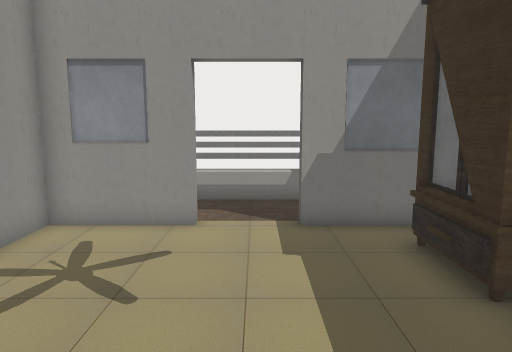
[1] (above)

20 first-person views from a walk through a 3-D level made in the Unity game engine. The camera is 1.3 m above the floor, tilts 8° down and sees 70° across. The floor is counted in squares, 0.5 m on a side. Each view is taken from the middle of a square. On the plan, view 1 faces up. The plan holds only what a view shows up to about 20 squares ahead; the rest is blank. The place goes on beyond the plan. The player is left out. Door leaves are left out, so doorways stand open. Some surface patterns are stand-ins.

[2]
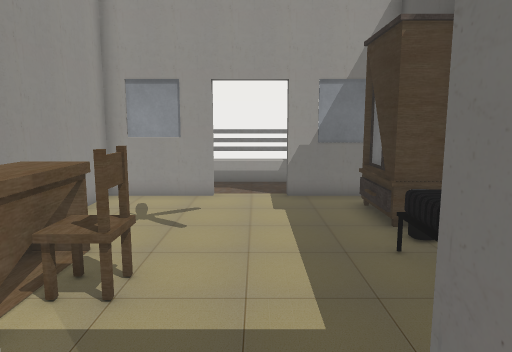

[3]
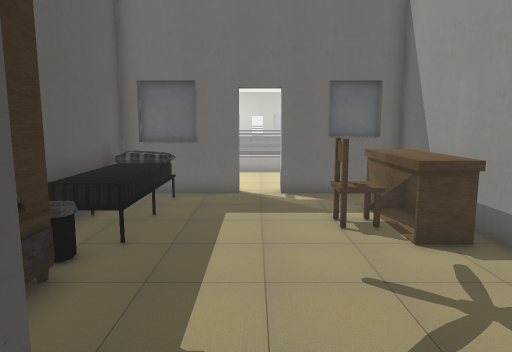

[4]
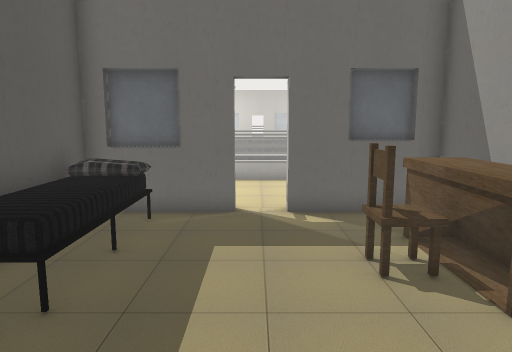

[5]
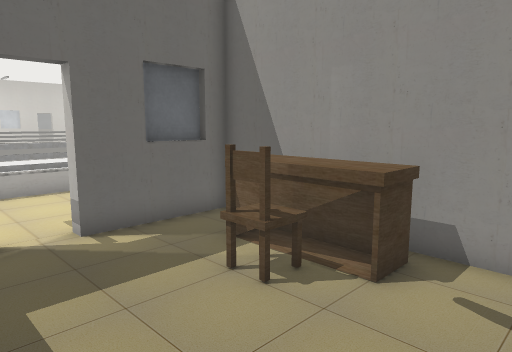

[6]
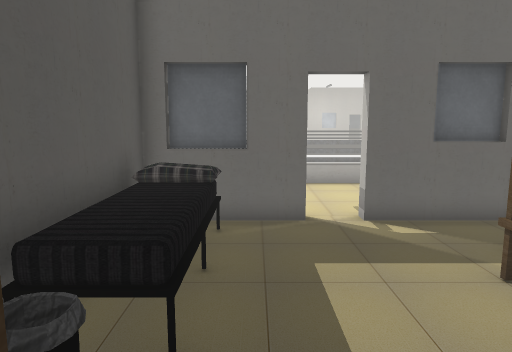

[7]
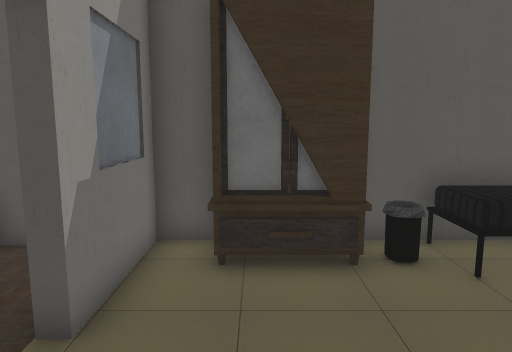

[8]
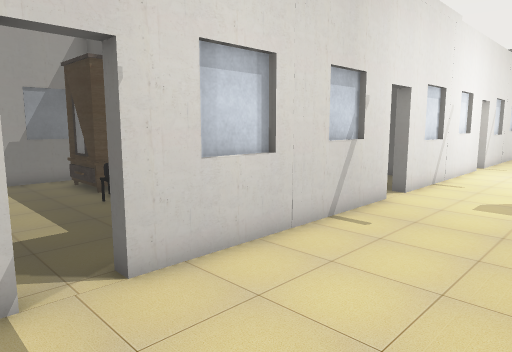

[9]
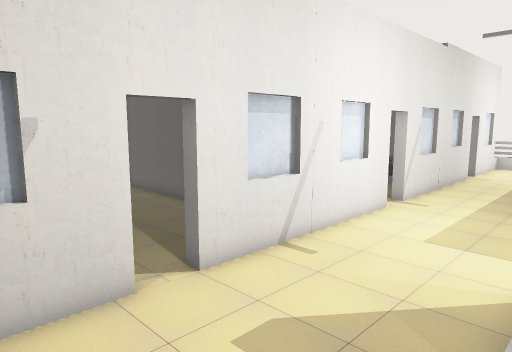

[10]
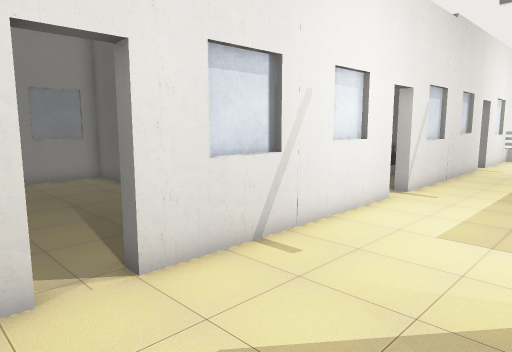

[11]
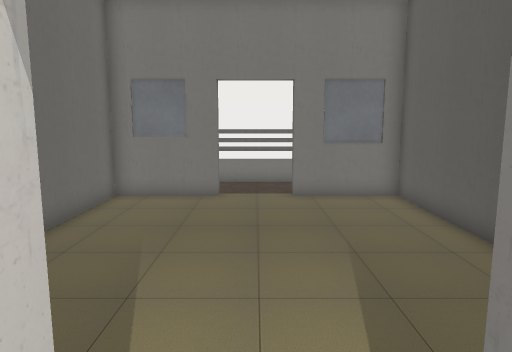

[12]
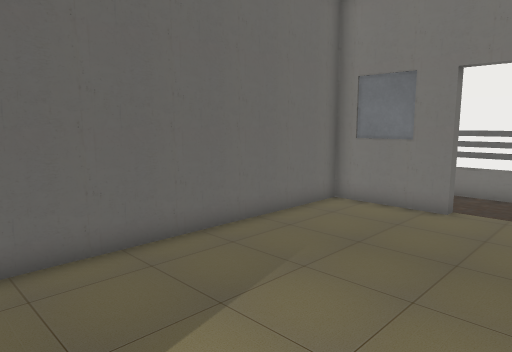

[13]
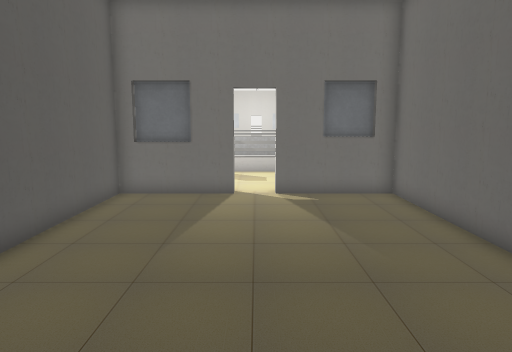

[14]
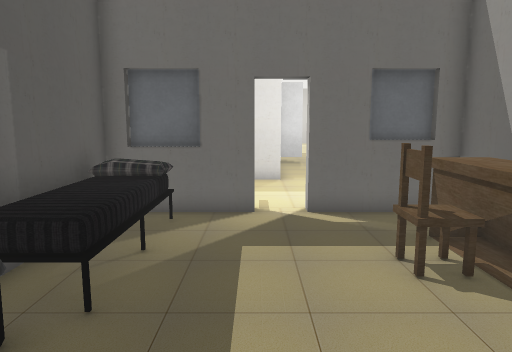

[15]
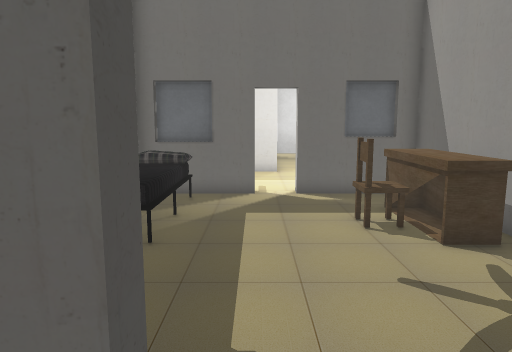

[16]
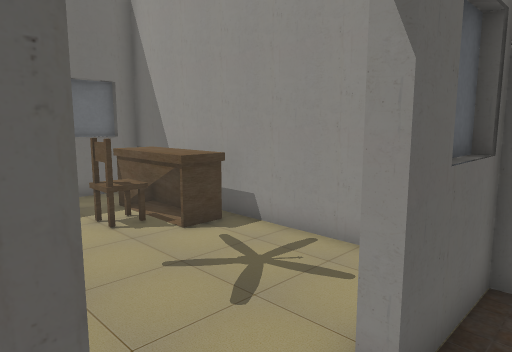

[17]
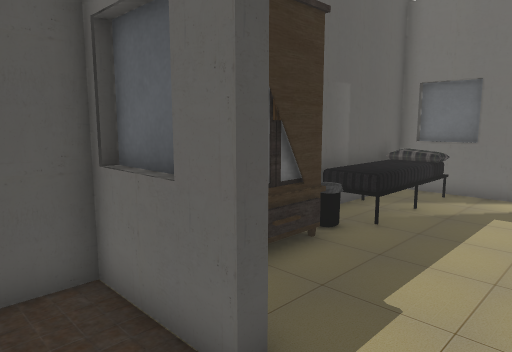

[18]
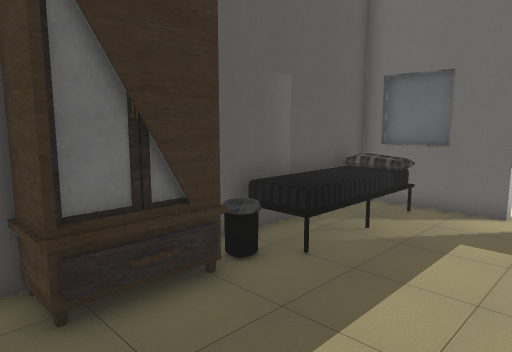

[19]
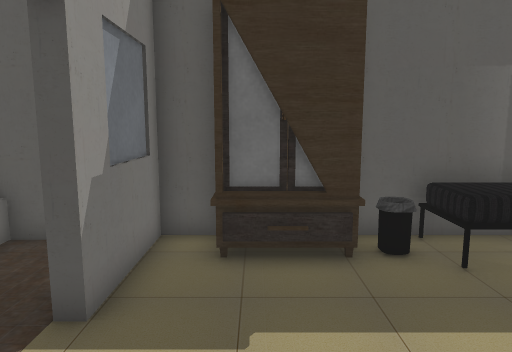

[20]
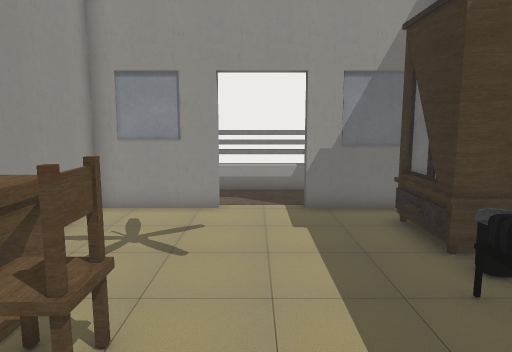

### Floor plan
Ten units are one square. View 1 is at (0, 0); x grows to the right and y downward. Boxes are objects, and circles mark ways between rooms. Rooms are numbered by the first view taken in them; rooms with no view inside come last. Other rooms are left out.
<svg viewBox="-60 -133 350 231">
<path fill="none" stroke="#000" d="M6 27 50 27 50 -46M22 30 44 30M-16 -93 -54 -93 -54 27 -10 27M50 -79 50 -93 12 -93M-46 30 -28 30M102 33 6 33M85 31 69 31M44 31 24 31M156 31 135 31M198 31 180 31M218 93 231 93M214 33 119 33M269 31 251 31M285 33 231 33M-16 -98 -16 -93M12 -93 12 -98M47 -119 47 -125M119 27 162 27 162 -93 124 -93M96 -93 58 -93 58 27 102 27M134 30 156 30M65 30 85 30M96 -98 96 -93M124 -93 124 -98M231 27 274 27 274 -46M208 -93 169 -93M246 30 268 30M274 -78 274 -93 236 -93M178 30 196 30M170 -96 170 27 214 27M236 -93 236 -97 271 -97 271 -128M251 -94 274 -94M178 -94 186 -94M174 -97 208 -97 208 -93"/>
<rect x="-55" y="-35" width="30" height="40" fill="#bbb"><title>desk</title></rect>
<rect x="-25" y="-25" width="10" height="20" fill="#bbb"><title>chair</title></rect>
<rect x="25" y="-35" width="20" height="60" fill="#bbb"><title>bed</title></rect>
<rect x="25" y="-85" width="30" height="40" fill="#bbb"><title>wardrobe</title></rect>
<rect x="175" y="-35" width="20" height="40" fill="#bbb"><title>desk</title></rect>
<rect x="195" y="-25" width="10" height="20" fill="#bbb"><title>chair</title></rect>
<rect x="245" y="15" width="20" height="10" fill="#bbb"><title>bed</title></rect>
<rect x="255" y="-85" width="20" height="40" fill="#bbb"><title>wardrobe</title></rect>
<circle cx="-5" cy="30" r="3" fill="#2a7"/>
<circle cx="-5" cy="-95" r="3" fill="#2a7"/>
<circle cx="110" cy="30" r="3" fill="#2a7"/>
<circle cx="225" cy="30" r="3" fill="#2a7"/>
<circle cx="110" cy="-95" r="3" fill="#2a7"/>
<circle cx="220" cy="-95" r="3" fill="#2a7"/>
<text x="0" y="-30">1</text>
<text x="90" y="80">2</text>
<text x="0" y="-110">3</text>
<text x="110" y="-30">4</text>
<text x="110" y="-110">5</text>
<text x="220" y="-30">6</text>
<text x="220" y="-110">7</text>
</svg>
Room 1 opens to room 2. Room 1 opens to room 3. Room 2 opens to room 4. Room 2 opens to room 6. Room 4 opens to room 5. Room 6 opens to room 7.

Where each view was taken, in squares from view 1:
view 1: 0 up, 0 right, facing up
view 2: 4 down, 0 right, facing up
view 3: 11 up, 0 right, facing down
view 4: 8 up, 0 right, facing down
view 5: 6 up, 2 right, facing down-left
view 6: 7 up, 2 right, facing down
view 7: 7 up, 3 left, facing right
view 8: 9 down, 2 left, facing up-right
view 9: 10 down, 7 right, facing up-right
view 10: 9 down, 9 right, facing up-right
view 11: 4 down, 11 right, facing up
view 12: 2 down, 13 right, facing up-left
view 13: 11 up, 11 right, facing down
view 14: 8 up, 23 right, facing down
view 15: 11 up, 23 right, facing down
view 16: 11 up, 24 right, facing down-left
view 17: 12 up, 21 right, facing down-right
view 18: 9 up, 21 right, facing down-right
view 19: 7 up, 19 right, facing right
view 20: 2 down, 22 right, facing up
